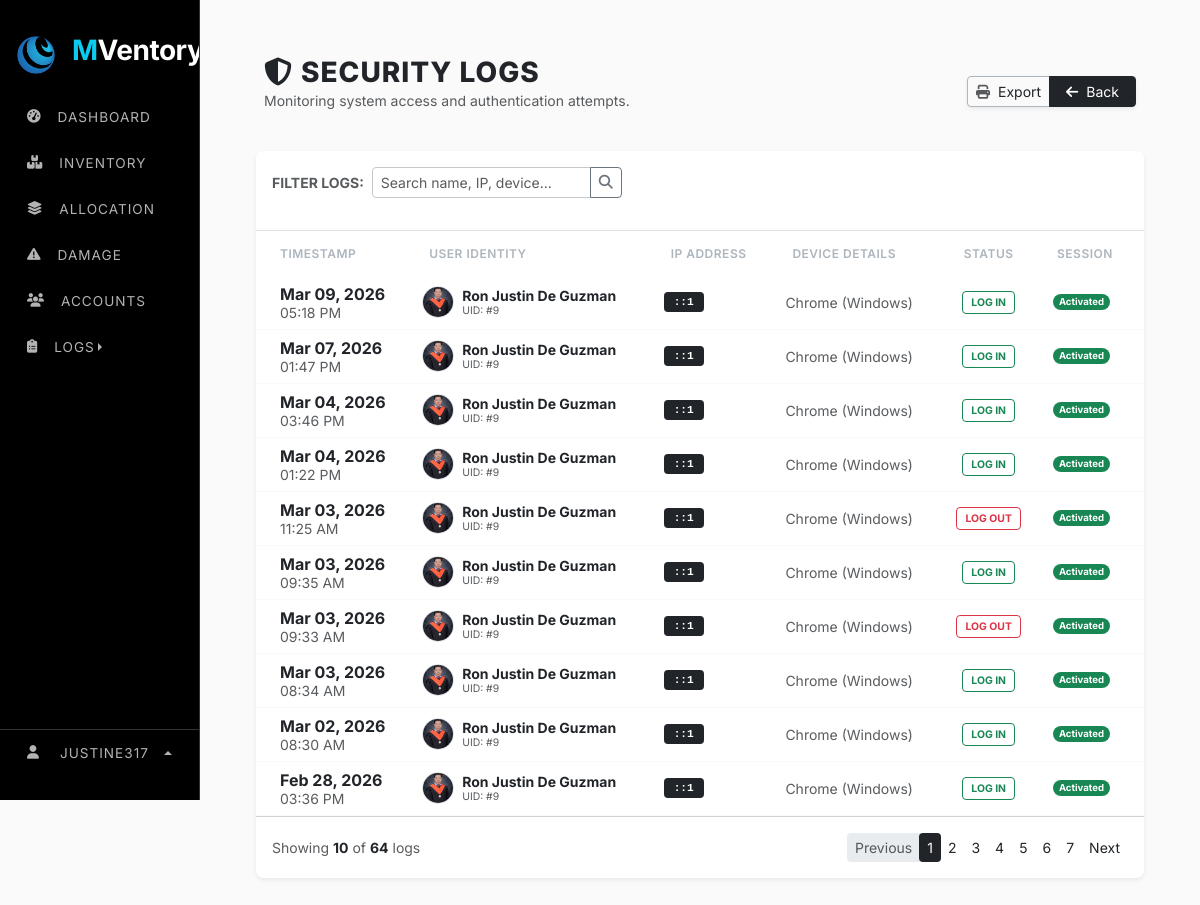
The app's page /web_content/security_logs.php (signed in), older data.
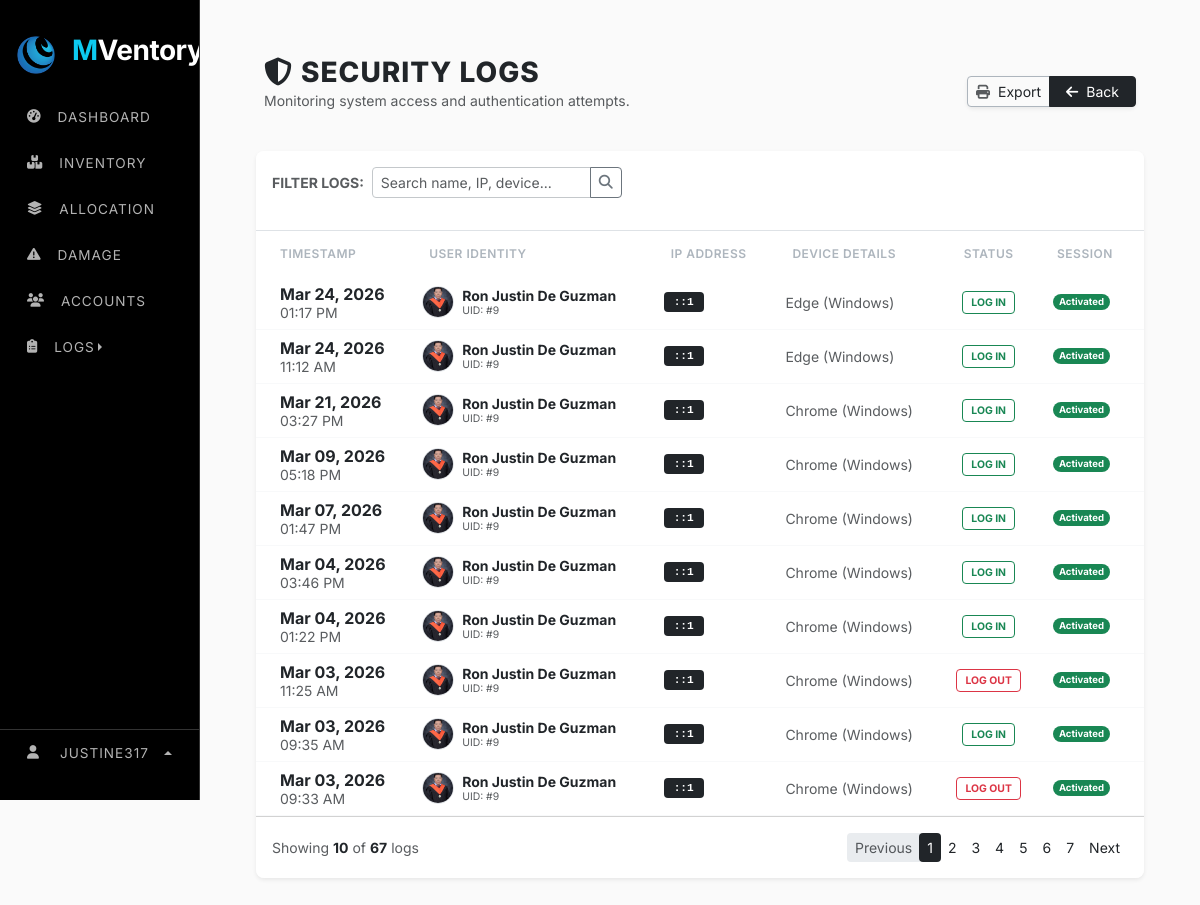
The same page, newer data.
### tables this page shows
CREATE TABLE `security_logs` (
  `log_id` int(11) NOT NULL AUTO_INCREMENT,
  `user_id` int(11) DEFAULT NULL,
  `browser` varchar(255) DEFAULT NULL,
  `ip_address` varchar(50) DEFAULT NULL,
  `login_time` datetime DEFAULT NULL,
  `status` varchar(50) DEFAULT NULL,
  `is_active` tinyint(1) NOT NULL,
  `is_login` tinyint(1) NOT NULL,
  PRIMARY KEY (`log_id`),
  KEY `user_id` (`user_id`),
  CONSTRAINT `security_logs_ibfk_1` FOREIGN KEY (`user_id`) REFERENCES `users` (`user_id`)
);

CREATE TABLE `users` (
  `user_id` int(11) NOT NULL AUTO_INCREMENT,
  `role_id` varchar(15) NOT NULL,
  `username` varchar(9999) NOT NULL,
  `first_name` varchar(100) NOT NULL,
  `last_name` varchar(100) NOT NULL,
  `phone` varchar(11) NOT NULL,
  `address` varchar(500) DEFAULT NULL,
  `role` varchar(30) NOT NULL,
  `status` varchar(20) NOT NULL DEFAULT 'active',
  `email` varchar(150) NOT NULL,
  `password` varchar(255) NOT NULL,
  `profile_image` varchar(999) NOT NULL,
  `is_active` tinyint(1) DEFAULT 1,
  `is_login` tinyint(1) NOT NULL,
  `last_login` datetime DEFAULT NULL,
  `created_at` timestamp NOT NULL DEFAULT current_timestamp(),
  `deleted_at` timestamp NULL DEFAULT NULL,
  `last_activity` datetime DEFAULT current_timestamp(),
  PRIMARY KEY (`user_id`),
  UNIQUE KEY `email` (`email`)
);

### web_content/security_logs.php (the view, shortened to what the changed rows need)
<?php
    include "../render/connection.php";
    include "../src/cdn/cdn_links.php";
    $limit = 10;
    $page = isset($_GET['page']) ? (int)$_GET['page'] : 1;
    $start = ($page - 1) * $limit;
    $search = isset($_GET['search']) ? mysqli_real_escape_string($conn, $_GET['search']) : '';
    $where_clause = "";
    $total_query = "SELECT COUNT(*) AS total
                    FROM security_logs sl
                    LEFT JOIN users u ON sl.user_id = u.user_id
                    $where_clause";
    $total_result = mysqli_query($conn, $total_query);
    $total_rows = mysqli_fetch_assoc($total_result)['total'];
    $pages = ceil($total_rows / $limit);
    $log_query = "SELECT sl.*, u.first_name, u.last_name, u.profile_image
                  FROM security_logs sl
                  LEFT JOIN users u ON sl.user_id = u.user_id
                  $where_clause
                  ORDER BY sl.login_time DESC
                  LIMIT $start, $limit";
    $log_result = mysqli_query($conn, $log_query);
?>
<!doctype html>
<html lang="en">
    <head>
        <link rel="stylesheet" href="../src/style/main_style.css">
    </head>
    <body>
        <div class="row g-0">
                <?php include "../nav/sidebar_nav.php"; ?>
            <div class="col">
                <div class="main-content">
                    <div class="container px-4 mt-4">
                        <div class="card edd-card shadow-sm">
                            <div class="table-responsive">
                                <table class="table table-hover align-middle mb-0">
                                    <thead>
                                        <tr>
                                            <th class="ps-4">Timestamp</th>
                                            <th>User Identity</th>
                                            <th>IP Address</th>
                                            <th>Device Details</th>
                                            <th class="text-center">Status</th>
                                            <th class="pe-4 text-center">Session</th>
                                        </tr>
                                    </thead>
                                    <tbody class="bg-white">
                                        <?php if(mysqli_num_rows($log_result) > 0): ?>
                                            <?php while($log = mysqli_fetch_assoc($log_result)):
                                                $name = ($log['first_name']) ? $log['first_name'].' '.$log['last_name'] : "System/Guest";
                                                $img = (!empty($log['profile_image'])) ? $log['profile_image'] : "../src/image/profiles/default.jpg";
                                            ?>
                                            <tr class="log-row">
                                                <td class="ps-4">
                                                    <div class="fw-bold text-dark"><?php echo date('M d, Y', strtotime($log['login_time'])); ?></div>
                                                    <small class="text-muted"><?php echo date('h:i A', strtotime($log['login_time'])); ?></small>
                                                </td>
                                                <td>
                                                    <div class="d-flex align-items-center">
                                                        <img src="<?php echo $img; ?>" class="user-avatar me-2" onerror="this.src='../src/image/profiles/default.jpg'">
                                                        <div>
                                                            <div class="fw-bold text-dark small"><?php echo htmlspecialchars($name); ?></div>
                                                            <small class="text-muted" style="font-size: 0.65rem;">UID: #<?php echo $log['user_id']; ?></small>
                                                        </div>
                                                    </div>
                                                </td>
                                                <td><span class="ip-tag"><?php echo $log['ip_address']; ?></span></td>
                                                <td>
                                                    <small class="text-muted d-block text-truncate" style="max-width: 180px;" title="<?php echo htmlspecialchars($log['browser']); ?>">
                                                        <?php echo htmlspecialchars($log['browser']); ?>
                                                    </small>
                                                </td>
                                                <td class="text-center">
                                                    <?php $isSuccess = (strtolower($log['status']) == 'success'); ?>
                                                    <span class="status-badge <?php echo $isSuccess ? 'status-success' : 'status-failed'; ?>">
                                                        <?php echo $isSuccess ? 'LOG IN' : 'LOG OUT' ; ?>
                                                    </span>
                                                </td>
                                                <td class="pe-4 text-center">
                                                    <span class="badge rounded-pill <?php echo $log['is_active'] ? 'bg-light text-muted border' : 'bg-success'; ?>" style="font-size: 0.6rem;">
                                                        <?php echo $log['is_active'] ? 'Deactivated' : 'Activated'; ?>
                                                    </span>
                                                </td>
                                            </tr>
                                            <?php endwhile; ?>
                                        <?php else: ?>
                                            <tr><td colspan="6" class="text-center py-5 text-muted">No security records found.</td></tr>
                                        <?php endif; ?>
                                    </tbody>
                                </table>
                            </div>
                            <div class="card-footer bg-white d-flex justify-content-between align-items-center py-3">
                                <div class="small text-muted">
                                    Showing <b class="text-dark"><?php echo mysqli_num_rows($log_result); ?></b> of <b class="text-dark"><?php echo $total_rows; ?></b> logs
                                </div>
                                <nav>
                                    <ul class="pagination pagination-sm mb-0">
                                        <?php for($i = 1; $i <= $pages; $i++): ?>
                                            <li class="page-item <?php echo ($page == $i) ? 'active' : ''; ?>">
                                                <a class="page-link" href="?page=<?php echo $i; ?>&search=<?php echo urlencode($search); ?>"><?php echo $i; ?></a>
                                            </li>
                                        <?php endfor; ?>
                                    </ul>
                                </nav>
                            </div>
                        </div>
                    </div>
                </div>
            </div>
        </div>
    </body>
</html>

Row changes from the older to the newer data that the page shows:
no longer on this page (row unchanged): security_logs: login_time "Mar 03, 2026", login_time "08:34 AM", user.profile_image (picture), user.last_name "Ron Justin De Guzman", user "9", ip_address "::1", browser "Chrome (Windows)", status "LOG IN", is_active "Activated"
no longer on this page (row unchanged): security_logs: login_time "Mar 02, 2026", login_time "08:30 AM", user.profile_image (picture), user.last_name "Ron Justin De Guzman", user "9", ip_address "::1", browser "Chrome (Windows)", status "LOG IN", is_active "Activated"
no longer on this page (row unchanged): security_logs: login_time "Feb 28, 2026", login_time "03:36 PM", user.profile_image (picture), user.last_name "Ron Justin De Guzman", user "9", ip_address "::1", browser "Chrome (Windows)", status "LOG IN", is_active "Activated"
added security_logs: login_time "Mar 24, 2026", login_time "01:17 PM", user.profile_image (picture), user.last_name "Ron Justin De Guzman", user "9", ip_address "::1", browser "Edge (Windows)", status "LOG IN", is_active "Activated"
added security_logs: login_time "Mar 24, 2026", login_time "11:12 AM", user.profile_image (picture), user.last_name "Ron Justin De Guzman", user "9", ip_address "::1", browser "Edge (Windows)", status "LOG IN", is_active "Activated"
added security_logs: login_time "Mar 21, 2026", login_time "03:27 PM", user.profile_image (picture), user.last_name "Ron Justin De Guzman", user "9", ip_address "::1", browser "Chrome (Windows)", status "LOG IN", is_active "Activated"
Text that changed along with them:
$total_rows: "64" → "67"
